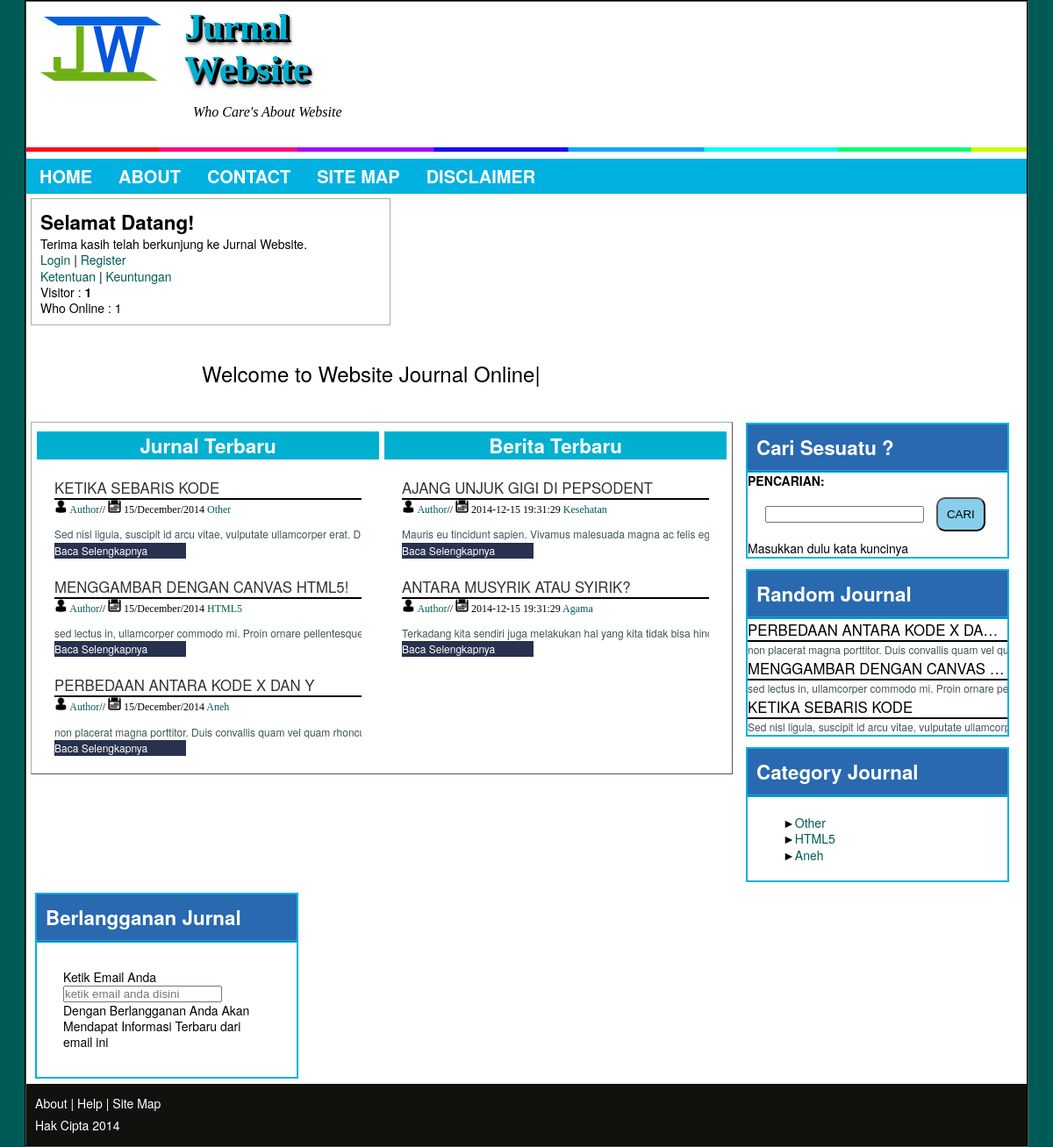
The page / on the database its author committed.
### tables this page shows
CREATE TABLE IF NOT EXISTS `db_jurnal` (
  `id_jurnal` int(11) NOT NULL,
  `judul` varchar(50) NOT NULL,
  `tgl_buat` datetime NOT NULL DEFAULT CURRENT_TIMESTAMP,
  `kategori` varchar(32) NOT NULL,
  `isi` text NOT NULL,
  PRIMARY KEY (`id_jurnal`),
  KEY `judul` (`judul`)
);

CREATE TABLE IF NOT EXISTS `db_news` (
  `id_news` int(11) NOT NULL,
  `judul` varchar(50) NOT NULL,
  `tgl_buat` datetime NOT NULL DEFAULT CURRENT_TIMESTAMP ON UPDATE CURRENT_TIMESTAMP,
  `kategori` varchar(32) NOT NULL,
  `isi` text NOT NULL,
  PRIMARY KEY (`id_news`),
  KEY `judul` (`judul`)
);

### post-body.php (the view)
<div id='post'>
<div class='kiri-post'>
	<h3>Jurnal Terbaru</h3>
	<?php
	$kueri = mysqli_query($koneksi,"SELECT * FROM db_jurnal");
	while($co = mysqli_fetch_array($kueri)){
	?>
	<div class='post-jurnal'>
		<div class='post-head'><h2><a href="<?php echo "sample.php?id_jurnal=".$co['id_jurnal'];?>" title="<?php echo $co['judul'];?>"><?php echo $co['judul'];?></a></h2></div>
		<div class='post-ket'>
			<img src='image/user.png' style='width:15px;height:15px;' />
			<span><a href='penulis.php'>Author</a>// </span>
			<img src='image/kalender.png' style='width:15px;height:15px;'/>
			<span><?php $tgl = strtotime($co['tgl_buat']);
					$tgl = date('d/F/Y',$tgl);
					echo $tgl;?></span>
			<span><a href='category.php'><?php echo $co['kategori'];?></a> </span>
		</div>
		<div class='desk-post'>
			<p><?php echo $co['isi']; ?></p>	<div class='read-more'><a href="<?php echo "sample.php?id_jurnal=".$co['id_jurnal'];?>" title="<?php echo $co['judul'];?>">Baca Selengkapnya</a></div>
		</div>
	</div>
	<?php
	};
	?>
</div>
<div class='kiri-post'>
	<h3>Berita Terbaru</h3>
	<?php
	$kuerie = mysqli_query($koneksi,"SELECT * FROM db_news");
	while($cc = mysqli_fetch_array($kuerie)){
?>
	<div class='post-news'>
		<div class='post-head'><h2><a href="<?php echo "berita.php?id_news=".$cc['id_news'];?>" title="<?php echo $cc['judul'];?>"><?php echo $cc['judul'];?></a></h2></div>
		<div class='post-ket'>
			<img src='image/user.png' style='width:15px;height:15px;' />
			<span><a href='penulis.php'>Author</a>// </span>
			<img src='image/kalender.png' style='width:15px;height:15px;'/>
			<span><?php echo $cc['tgl_buat'];?></span>
			<span><a href='category.php'><?php echo $cc['kategori'];?></a> </span>
		</div>
		<div class='desk-post'>
			<p><?php echo $cc['isi'];?></p><div class='read-more'><a href="<?php echo "berita.php?id_news=".$cc['id_news'];?>" title="Baca Selengkapnya Mengenai <?php echo $cc['judul'];?>">Baca Selengkapnya</a></div>
		</div>
	</div>
<?php
};
?>
	</div>
	</div>

### index.php (shortened to what this page needs)
<!DOCTYPE html>
<HTML>
	<?php
		require_once "koneksi.php";
	?>
<head>
<link href='style/style.css' type='text/css' rel='stylesheet'/>
<link href='' type='text/css' rel='stylesheet'/>
<body>
<div id='wrapper'>
	<?php
	include "header.php";
	?>
	<div class='border'>
<img src='image/border.jpg' /></div>
	<?php
	include 'navigasi.php';
	?>
	<aside>
		<div id='sider'>
		<div id='sidebar-left'>
			<h3>Selamat Datang!</h3>
			<p>Terima kasih telah berkunjung ke Jurnal Website.
			</p><a href='login.php' >Login<a/> | <a href='register.php'>Register</a><br/>
			<a href='ketentuan.php'>Ketentuan</a> | <a href='keuntungan.php'>Keuntungan</a>
		</div>
		<div id="sidebar-left">
			<p>Visitor : <strong>1</strong></p>
			<p>Who Online : </strong>1</strong></p>
		</div>
	</div>
</aside>
<div id="anis">
	<h1><p class="wadah-mengetik">Welcome to Website Journal Online|</h1> </p>
	<?php
	include "post-body.php";
	include "sidebar.php";
	?>
<?php
include("footer.php");
?>
</div>
</body>
</HTML>

### header.php (shortened to what this page needs)
<header>
		<div class='head'>
			<div class='logo-k'><a href='index.php'><img src='image/log.jpg' style='width:150px;height:100px;'/></a></div>
			<h1><a href='index.php'>Jurnal Website</a></h1>
				<span>Who Care's About Website</span>
		</div>
	</header>

### navigasi.php
<nav>
		<ul>
			<li><a href='index.php'>Home</a></li>
			<li><a href='about.php'>About</a></li>
			<li><a href='contact.php'>Contact</a></li>
			<li><a href='sitemap.php'>Site Map</a></li>
			<li><a href='disclaimer.php'>Disclaimer</a></li>
		</ul>
	</nav>

### sidebar.php
<div class='sidebar-co'>
	<div class='sidebar-head'>
		<h3>Cari Sesuatu ?</h3>
	</div>
	<strong>PENCARIAN:</strong><br>
	<form action="<?php echo $_SERVER['PHP_SELF'];?>" method="post" name="pencarian" id="pencarian">
	  <input type="text" name="search" id="search">
	  <input type="submit" name="submit" id="submit" value="CARI">
	</form>
<?php
if ((isset($_POST['submit'])) AND ($_POST['search'] <> "")) {
  $search = $_POST['search'];
  $sql = mysqli_query($koneksi,"SELECT * FROM db_jurnal,db_news WHERE nama LIKE '%$search%' ") or die(mysql_error());
  $jumlah = mysqli_num_rows($sql);
  if ($jumlah > 0) {
    echo '<p>Ada '.$jumlah.' data yang sesuai.</p>';
        while ($res=mysqli_fetch_array($sql)) {
        $nomor++; echo $nomor.'. ';
        echo $res[judul].'<br>';
      }
  }
  else {
    echo 'Maaf, hasil pencarian tidak ditemukan.';
  };
}
else { echo 'Masukkan dulu kata kuncinya';}
?>
</div>
<div class='sidebar-co'>
		<div class='sidebar-head'>
			<h3>Random Journal</h3>
		</div>
	<?php
			$kueri = mysqli_query($koneksi,"SELECT * FROM db_jurnal ORDER BY rand() LIMIT 3");
			while($ce = mysqli_fetch_array($kueri)){
				?>
		<div class='first-post'>
			<div class='post-head'><h2><?php echo $ce['judul'];?></h2></div>
			<div class='desk-post'>
						<p><?php echo $ce['isi'];?></p>
			</div>
	</div>
	<?php
};
?>
</div>
<div class='sidebar-co'>
	<div class='sidebar-head'>
		<h3>Category Journal</h3>
	</div>
		<div class='sidebar-post'>
			<ul>
				<?php
				$kuery = mysqli_query($koneksi,"SELECT * FROM db_jurnal") or die("Gagal Memeriksa");
				while($cg=mysqli_fetch_array($kuery)){
					?>
				<li><a href='kategori.php?kategori='<?php echo $cg['kategori'];?>><?php echo $cg['kategori'];?></a></li>
				<?php
					};
				?>
			</ul>
		</div>
</div>
<div class='sidebar-co'>
	<div class='sidebar-head'>
		<h3>Berlangganan Jurnal</h3>
	</div>
	<div class='sidebar-post'>
		<form method="post" action="">
			<label>Ketik Email Anda</label><br/>
			<input type="email" name="email" placeholder="ketik email anda disini"/>
			<p>Dengan Berlangganan Anda Akan Mendapat Informasi Terbaru dari email ini</p>
		</form>
	</div>
</div>

### footer.php
<footer>
<div style="clear:both;"/>
	<div class='foot2'>
		<div class='hak-cipta'><a href='about.php'>About</a> |  <a href='help.php'>Help</a> | <a href='sitemap.php'>Site Map</a><br/> <span>Hak Cipta 2014</span>
		</div>
</footer>

### style/style.css (style rules this page uses)
a:link { text-decoration:none; -moz-transition:0s; -webkit-transition:0s; transition:0s; color:#005A55; }
body { font:normal normal 14px/1.3em "Helvetica Neue", Helvetica, Arial, sans-serif; background-color:#005A55; }
strong,b { font-weight:bold; }
h1 { font-size:200%; }
h2 { font-size:180%; }
h3 { font-size:160%; }
h1,h2,h3,h4,h5,h6 { font-weight:bold;font-style:normal;line-height:normal; }
#wrapper { max-width:95%; margin:0 auto; border:2px groove #000; background-color:white; overflow:hidden; }
header { margin:0px 5px; padding:5px; overflow:hidden; }
.head { float:left; width:38%; overflow:hidden; }
.logo-k { float:left; margin-right:20px; }
.head h1 { font-size:300%; text-shadow:1px 2px #000, 2px 1px #000, 3px 2px #000, 2px 3px #000, 4px 3px #000, 3px 4px 5px #000; font-family: "Copperplate Light", "Copperplate Gothic Light", serif; font-weight:bold; }
.head span { padding:10px; font-family:script mt brush; font-size:16px; font-style:italic; line-height:50px; }
.head h1 a { color:#01B0D1; }
nav { background-color:#00B1E1; font-weight:bold; font-size:20px; text-transform:uppercase; }
nav ul { height:40px; margin-top:5px; }
nav li { display:inline; float:left; }
nav li a:link { padding:0px 15px; display:block;line-height:40px; color:white; }
aside { float:left; margin:5px; border:1px solid #aaa; width:34%; padding:10px; }
label { width:150px; margin-right:10px; }
input[type='text'],textarea { margin:10px; }
input[type='submit'] { padding:10px; background-color:skyblue; color:black; cursor:pointer; border-radius:10px; }
form { margin:10px; }
li { list-style:none; }
.read-more { width:150px; background-color:#28324E; display:block; }
.read-more a { color:white; }
#post { max-width:70%; border:1px outset #aaa; float:left; overflow:hidden; margin:5px; }
.post-jurnal,.post-news { margin:20px; }
.post-jurnal { border-left:1px }
.kiri-post { float:left; max-width:48.88%; margin-left: 6px; }
.kiri-post h3 { text-align:center; margin-top:10px; background-color:#01B0D1; color:white; }
.post-head > h2 { text-transform:uppercase; font-size:120%; border-bottom:2px double #000; word-wrap:break-word; font-weight:200; text-overflow:ellipsis; overflow:hidden; white-space:nowrap; }
.post-head > h2 a { cursor:pointer; color:#37313A; }
.post-ket { color:#000; font-size:12px; font-family:serif; margin-bottom:10px; }
.desk-post { font-size:12px; color:#415457; text-overflow:ellipsis; overflow:hidden; white-space:nowrap; }
.sidebar-co { float:left; margin:6px 10px ; border:2px solid #00B1E1; overflow:hidden; width:26%; }
.sidebar-post ul { padding-left:20px; list-style:none; }
.sidebar-head { background-color:#2969B0; }
.sidebar-head h3 { font-weight:bolder; color:white; padding:10px; border-bottom:3px double #00B1E1; }
.sidebar-head::before { width:0; height:0; border-width:30px; border-style:solid; border-color:transparent transparent transparent black; }
.sidebar-post { padding:20px; list-style:none; }
.sidebar-post li:before { content:"►"; }
footer { max-width:100%; background-color:#10120D; color:white; text-align:left; line-height:25px; padding:10px; }
.hak-cipta a { color:white; }
.border { margin:0px; }
.border img { width:1366px; height:5px; }

### index.php (style rules this page uses)
.wadah-mengetik { font-size: 24px; width: 740px; margin:0 auto; font-weight:200; line-height:100px; white-space:nowrap; overflow:hidden; -webkit-animation: ketik 5s steps(50, end); animation: ketik 5s steps(50, end); }

### rows shown on the page
db_jurnal: judul "KETIKA SEBARIS KODE", tgl_buat "15/December/2014", kategori "Other", isi "Sed nisl ligula, suscipit id arcu vitae, vulputate ullamcorper erat.…", isi "Sed nisl ligula, suscipit id arcu vitae, vulputate ullamc…"
db_jurnal: judul "MENGGAMBAR DENGAN CANVAS HTML5!", tgl_buat "15/December/2014", kategori "HTML5", isi "sed lectus in, ullamcorper commodo mi. Proin ornare pellentes…", judul "MENGGAMBAR DENGAN CANVAS…", isi "sed lectus in, ullamcorper commodo mi. Proin ornare…"
db_jurnal: judul "PERBEDAAN ANTARA KODE X DAN Y", tgl_buat "15/December/2014", kategori "Aneh", isi "non placerat magna porttitor. Duis convallis quam vel quam rho…", isi "non placerat magna porttitor. Duis convallis quam vel…"
db_news: judul "AJANG UNJUK GIGI DI PEPSODENT", tgl_buat "2014-12-15 19:31:29", kategori "Kesehatan", isi "Mauris eu tincidunt sapien. Vivamus malesuada magna ac felis…"
db_news: judul "ANTARA MUSYRIK ATAU SYIRIK?", tgl_buat "2014-12-15 19:31:29", kategori "Agama", isi "Terkadang kita sendiri juga melakukan hal yang kita tidak bisa…"
